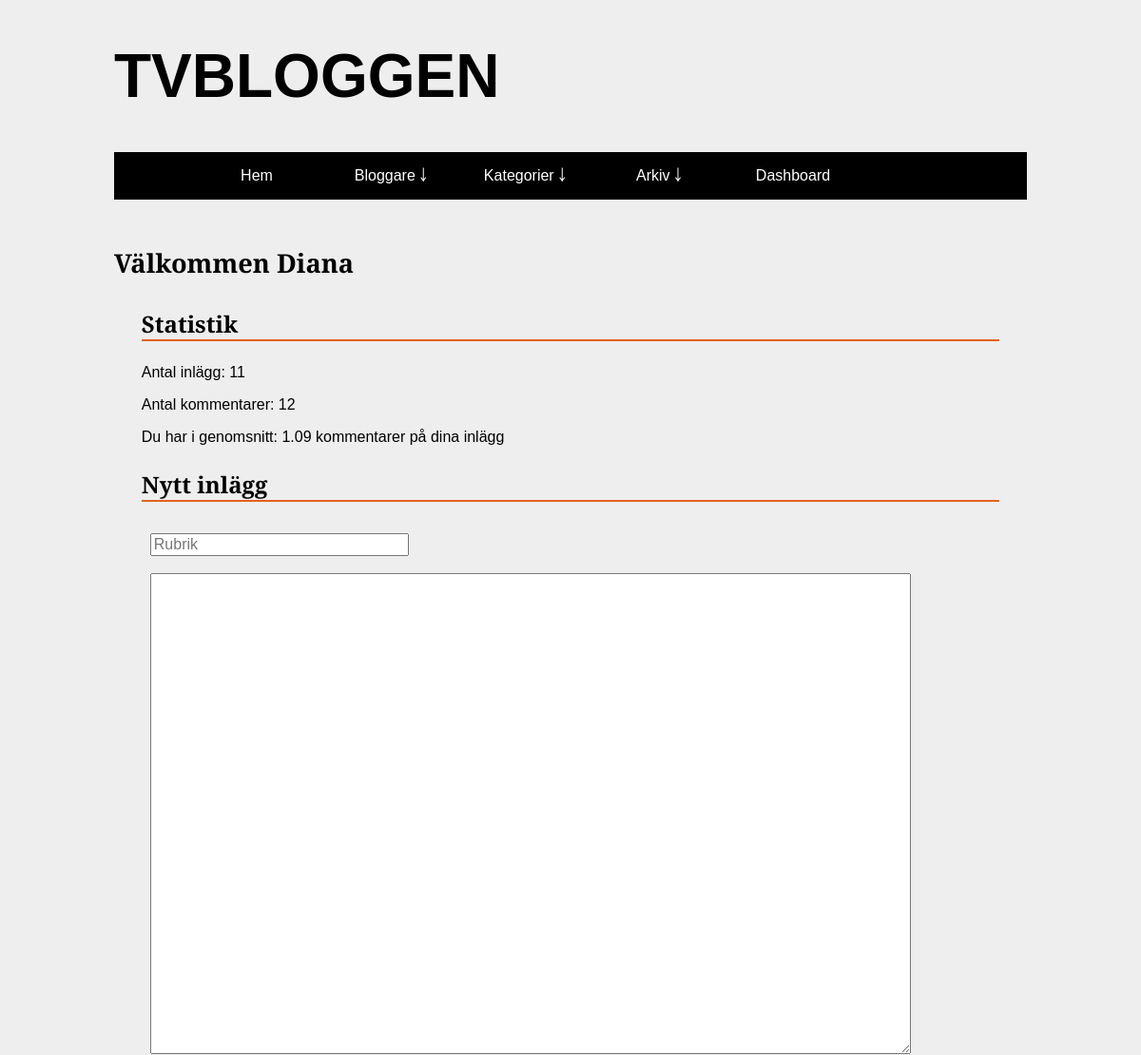
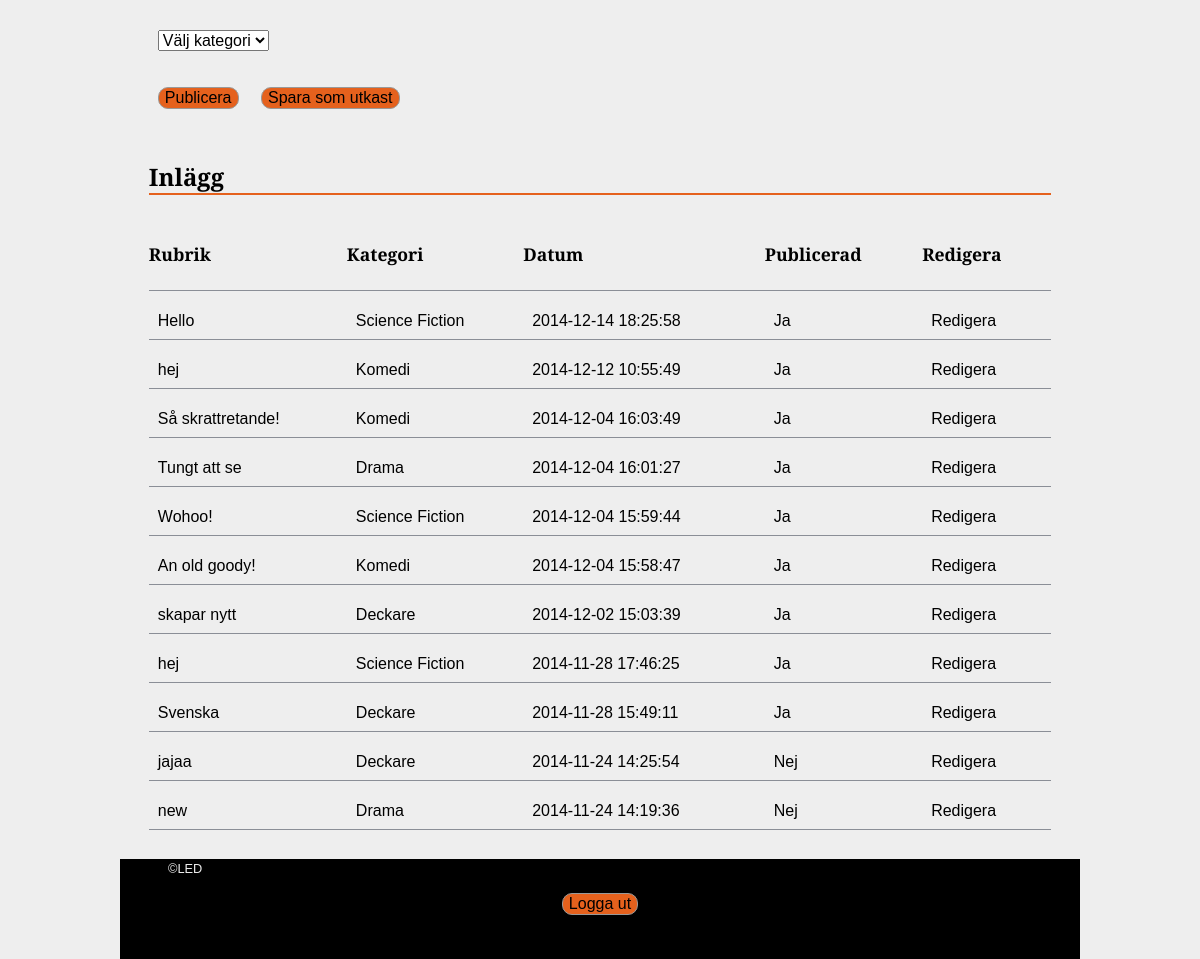
/dashboard.php (signed in), run on the app's committed database (2 pictures, top to bottom).
### tables this page shows
CREATE TABLE IF NOT EXISTS `blogposts` (
`post_id` int(11) NOT NULL,
  `user_id` int(11) NOT NULL,
  `post_title` varchar(255) NOT NULL,
  `post_text` text NOT NULL,
  `published_time` timestamp NOT NULL DEFAULT CURRENT_TIMESTAMP,
  `category_id` int(11) NOT NULL,
  `published` tinyint(1) NOT NULL
);

CREATE TABLE IF NOT EXISTS `categories` (
`category_id` int(11) NOT NULL,
  `category_name` varchar(30) NOT NULL
);

### dashboard.php (the view, shortened to what this page needs)
<?php
	include "includes/db_connect.php";
?>
<!DOCTYPE html>
<html>
<head>
	<link rel="stylesheet" href="css/style.css" type="text/css" />
</head>
	<body>
		<div id="wrapper">
			<?php include "includes/header2.php"; ?>
			<?php
				if(isset($_SESSION["status"]) && ($_SESSION["status"] == "logged_in")) {
					echo "<h2>Välkommen " . $_SESSION["first_name"] . "</h2>";
				}
			?>
			<div class="dashboard">
				<?php
					$user_id = $_SESSION["user_id"];
					if($user_id == 4) {
						$query = "SELECT
							blogposts.*,
							categories.*
							FROM blogposts
							LEFT JOIN categories ON blogposts.category_id = categories.category_id
							ORDER BY published_time DESC
							";
						$query2 = "SELECT
						COUNT(comments.comment_id) AS commentCount
						FROM blogposts
						LEFT JOIN comments ON comments.post_id = blogposts.post_id
						";
					}
					else {
						$query = "SELECT
							blogposts.*,
							categories.*
							FROM blogposts
							LEFT JOIN categories ON blogposts.category_id = categories.category_id
							WHERE blogposts.user_id = '$user_id'
							ORDER BY published_time DESC
							";
						$query2 = "SELECT
							COUNT(comments.comment_id) AS commentCount
							FROM blogposts
							LEFT JOIN comments ON comments.post_id = blogposts.post_id
							WHERE blogposts.user_id = '$user_id'
							";
					}
					$stmt = $db_connect->stmt_init();
					$result = $db_connect->query($query);
					$stmt->prepare($query);
					$stmt->execute();
					$stmt->store_result();
					$result2 = $db_connect->query($query2);
					$res = $result2->fetch_row();
					$total_comments = $res[0];
					$average = $total_comments / ($stmt->num_rows);
				?>
				<div class="statistics">
				<? echo
					"<h3>Statistik</h3>" .
					"<p>Antal inlägg: " . ($stmt->num_rows) . "</p>" .
					"<p>Antal kommentarer: " . $total_comments . "</p>" .
					"<p>Du har i genomsnitt: " . round($average, 2) . " kommentarer på dina inlägg</p>"; ?>
				</div>
				<div class="new_post">
					<h3>Nytt inlägg</h3>
					<form class="form_new_post" action="save_new_post.php" method="post">
						<input type="text" placeholder="Rubrik" name="title" /><br />
						<textarea name="text" placeholder="Skriv ditt inlägg här">
						</textarea><br />
						<select name="categories">
							<option value="select">Välj kategori</option>
						</select><br />
						<input type="submit" name="published" value="Publicera" />
						<input type="submit" name="draft" value="Spara som utkast" />
					</form>
				</div>
				<div class="user_table">
					<h3>Inlägg</h3>
					<table>
						<tr>
							<th><h4>Rubrik</h4></th>
							<th><h4>Kategori</h4></th>
							<th><h4>Datum</h4></th>
							<th><h4>Publicerad</h4></th>
							<th><h4>Redigera</h4></th>
						</tr>
						<?php
							while($row = $result->fetch_assoc()) {
								?>
								<tr>
									<td><? echo "{$row['post_title']}"; ?></td>
									<td><? echo "{$row['category_name']}"; ?></td>
									<td><? echo "{$row['published_time']}"; ?></td>
									<td>
										<? if($row['published'] == 1) {
												echo "Ja";
											}
											else {
												echo "Nej";
											}
										?>
									</td>
									<td><a href="edit_post.php?id=<? echo "{$row['post_id']}"; ?>">Redigera</a></td>
								</tr>
								<?php
							}
						?>
					</table>
				</div>
			</div>
			<?php include "includes/footer.php"; ?>
		</div>
	</body>
</html>

### css/style.css (style rules this page uses)
html { font-family: sans-serif; -ms-text-size-adjust: 100%; -webkit-text-size-adjust: 100%; }
body { margin: 0; }
a { background: transparent; }
button, input, optgroup, select, textarea { color: inherit; font: inherit; margin: 0; }
button, select { text-transform: none; }
button, html input[type="button"], input[type="reset"], input[type="submit"] { -webkit-appearance: button; cursor: pointer; }
input { line-height: normal; }
textarea { overflow: auto; }
table { border-collapse: collapse; border-spacing: 0; }
td, th { padding: 0; }
body { background-color: #eeeeee; font-family: "Merriweather Sans", sans-serif; }
form input[type=submit] { background: #e5611d; border: 1px solid #999; color: black; -webkit-border-radius: 10px; -moz-border-radius: 10px; border-radius: 10px; }
a { color: black; text-decoration: none; }
#wrapper { font-size: 1em; margin: 0 auto; max-width: 80%; }
#wrapper h2 { font-size: 1.7em; }
#wrapper h3 { font-size: 1.5em; border-bottom: 2px solid #e5611d; }
.dashboard { margin: 3%; }
.user_table table, .user_table th, .user_table td { border-bottom: 1px solid #8a8e96; }
table { border-collapse: collapse; width: 100%; }
table th h4 { font-size: 1.1em; text-align: left; }
table td { height: 30px; padding: 1%; text-align: left; vertical-align: bottom; }
.form_new_post input[type=text] { margin: 1%; width: 29.32551%; }
.form_new_post textarea { height: 500px; margin: 1%; width: 87.97654%; }
.form_new_post select { margin: 2% 1% 1%; }
.form_new_post input[type=submit] { margin: 3% 1%; }

### data on the page
blogposts: post_title "Hello", category.category_name "Science Fiction", published_time "2014-12-14 18:25:58", published "Ja"
blogposts: post_title "hej", category.category_name "Komedi", published_time "2014-12-12 10:55:49", published "Ja"
blogposts: post_title "Så skrattretande!", category.category_name "Komedi", published_time "2014-12-04 16:03:49", published "Ja"
blogposts: post_title "Tungt att se", category.category_name "Drama", published_time "2014-12-04 16:01:27", published "Ja"
blogposts: post_title "Wohoo!", category.category_name "Science Fiction", published_time "2014-12-04 15:59:44", published "Ja"
blogposts: post_title "An old goody!", category.category_name "Komedi", published_time "2014-12-04 15:58:47", published "Ja"
blogposts: post_title "skapar nytt", category.category_name "Deckare", published_time "2014-12-02 15:03:39", published "Ja"
blogposts: post_title "hej", category.category_name "Science Fiction", published_time "2014-11-28 17:46:25", published "Ja"
blogposts: post_title "Svenska", category.category_name "Deckare", published_time "2014-11-28 15:49:11", published "Ja"
blogposts: post_title "jajaa", category.category_name "Deckare", published_time "2014-11-24 14:25:54", published "Nej"
blogposts: post_title "new", category.category_name "Drama", published_time "2014-11-24 14:19:36", published "Nej"

### other printed values
$_SESSION["first_name"] "Diana"
$stmt->num_rows "11"
$total_comments "12"
$average "1.09"
